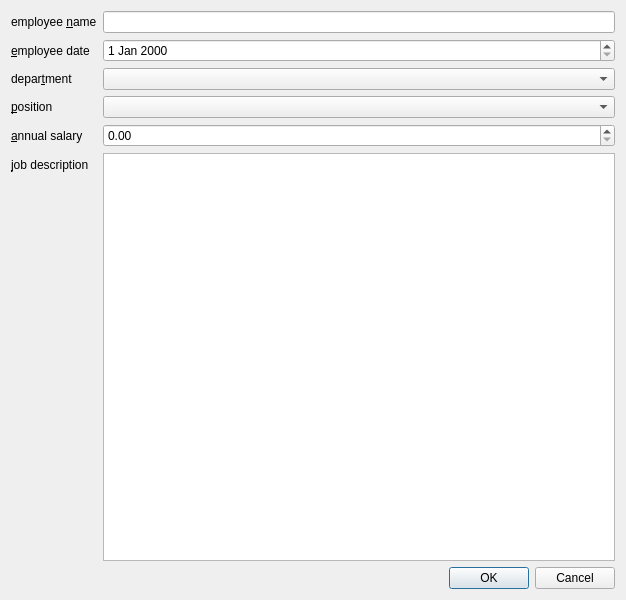
<?xml version="1.0" encoding="UTF-8"?>
<ui version="4.0">
 <class>Dialog</class>
 <widget class="QDialog" name="Dialog">
  <property name="geometry">
   <rect>
    <x>0</x>
    <y>0</y>
    <width>626</width>
    <height>600</height>
   </rect>
  </property>
  <property name="windowTitle">
   <string>Dialog</string>
  </property>
  <layout class="QVBoxLayout" name="verticalLayout">
   <item>
    <layout class="QFormLayout" name="formLayout">
     <item row="0" column="0">
      <widget class="QLabel" name="label">
       <property name="text">
        <string>employee &amp;name</string>
       </property>
       <property name="buddy">
        <cstring>lineEdit</cstring>
       </property>
      </widget>
     </item>
     <item row="0" column="1">
      <widget class="QLineEdit" name="lineEdit"/>
     </item>
     <item row="1" column="0">
      <widget class="QLabel" name="label_2">
       <property name="text">
        <string>&amp;employee date</string>
       </property>
       <property name="buddy">
        <cstring>dateEdit</cstring>
       </property>
      </widget>
     </item>
     <item row="1" column="1">
      <widget class="QDateEdit" name="dateEdit"/>
     </item>
     <item row="2" column="0">
      <widget class="QLabel" name="label_3">
       <property name="text">
        <string>depar&amp;tment</string>
       </property>
       <property name="buddy">
        <cstring>comboBox</cstring>
       </property>
      </widget>
     </item>
     <item row="2" column="1">
      <widget class="QComboBox" name="comboBox"/>
     </item>
     <item row="3" column="0">
      <widget class="QLabel" name="label_4">
       <property name="text">
        <string>&amp;position</string>
       </property>
       <property name="buddy">
        <cstring>comboBox_2</cstring>
       </property>
      </widget>
     </item>
     <item row="3" column="1">
      <widget class="QComboBox" name="comboBox_2"/>
     </item>
     <item row="4" column="0">
      <widget class="QLabel" name="label_5">
       <property name="text">
        <string>&amp;annual salary</string>
       </property>
       <property name="buddy">
        <cstring>doubleSpinBox</cstring>
       </property>
      </widget>
     </item>
     <item row="4" column="1">
      <widget class="QDoubleSpinBox" name="doubleSpinBox"/>
     </item>
     <item row="5" column="0">
      <widget class="QLabel" name="label_6">
       <property name="text">
        <string>&amp;job description</string>
       </property>
       <property name="buddy">
        <cstring>textEdit</cstring>
       </property>
      </widget>
     </item>
     <item row="5" column="1">
      <widget class="QTextEdit" name="textEdit"/>
     </item>
    </layout>
   </item>
   <item>
    <widget class="QDialogButtonBox" name="buttonBox">
     <property name="orientation">
      <enum>Qt::Horizontal</enum>
     </property>
     <property name="standardButtons">
      <set>QDialogButtonBox::Cancel|QDialogButtonBox::Ok</set>
     </property>
    </widget>
   </item>
  </layout>
 </widget>
 <tabstops>
  <tabstop>lineEdit</tabstop>
  <tabstop>dateEdit</tabstop>
  <tabstop>comboBox</tabstop>
  <tabstop>comboBox_2</tabstop>
  <tabstop>doubleSpinBox</tabstop>
  <tabstop>textEdit</tabstop>
 </tabstops>
 <resources/>
 <connections>
  <connection>
   <sender>buttonBox</sender>
   <signal>accepted()</signal>
   <receiver>Dialog</receiver>
   <slot>accept()</slot>
   <hints>
    <hint type="sourcelabel">
     <x>248</x>
     <y>254</y>
    </hint>
    <hint type="destinationlabel">
     <x>157</x>
     <y>274</y>
    </hint>
   </hints>
  </connection>
  <connection>
   <sender>buttonBox</sender>
   <signal>rejected()</signal>
   <receiver>Dialog</receiver>
   <slot>reject()</slot>
   <hints>
    <hint type="sourcelabel">
     <x>316</x>
     <y>260</y>
    </hint>
    <hint type="destinationlabel">
     <x>286</x>
     <y>274</y>
    </hint>
   </hints>
  </connection>
 </connections>
</ui>
